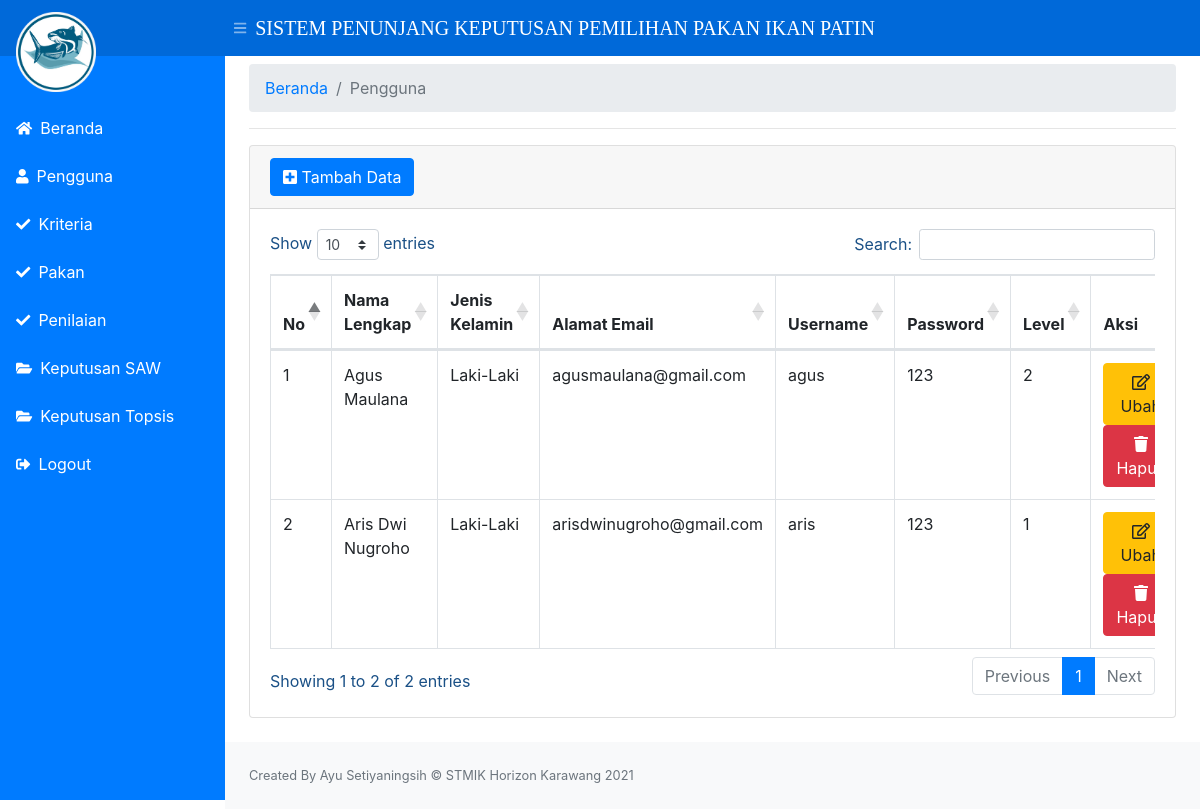
The app's page /index1.php?page=form-pengguna (signed in) with its own data.
### tables this page shows
CREATE TABLE `pengguna` (
  `iduser` int(11) NOT NULL,
  `nama_lengkap` varchar(50) NOT NULL,
  `jenis_kelamin` varchar(30) NOT NULL,
  `alamat_email` varchar(100) NOT NULL,
  `username` varchar(50) NOT NULL,
  `password` varchar(50) NOT NULL,
  `level` int(1) NOT NULL
);

### pengguna.php (the view, shortened to what this page needs)
<div class="container-fluid">
    <div class="mt-2">
        <nav aria-label="breadcrumb">
            <ol class="breadcrumb">
                <li class="breadcrumb-item"><a href="index1.php?page=dashboard">Beranda</a></li>
                <li class="breadcrumb-item active" aria-current="page">Pengguna</li>
            </ol>
        </nav>
    </div>
    <hr>
    <div class="card mb-4">
        <div class="card-header">
            <button type="button" class="btn btn-primary" data-toggle="modal" data-target="#myModal">
                <i class="fas fa-plus-square"></i> Tambah Data
            </button>
        </div>
        <div class="card-body">
            <div class="table-responsive">
                <table class="table table-bordered" id="dataTable" width="100%" cellspacing="0">
                    <thead>
                        <tr>
                            <th>No</th>
                            <th>Nama Lengkap</th>
                            <th>Jenis Kelamin</th>
                            <th>Alamat Email</th>
                            <th>Username</th>
                            <th>Password</th>
                            <th>Level</th>
                            <th>Aksi</th>
                        </tr>
                    </thead>
                    <tbody>
                        <?php
                        $ambildatapengguna = mysqli_query($conn, "select * from pengguna");
                        $i = 1;
                        while ($data = mysqli_fetch_array($ambildatapengguna)) {
                            $nama_lengkap = $data['nama_lengkap'];
                            $jenis_kelamin = $data['jenis_kelamin'];
                            $alamat_email = $data['alamat_email'];
                            $username = $data['username'];
                            $iduser = $data['iduser'];
                            $password = $data['password'];
                            $level = $data['level'];
                        ?>
                            <tr>
                                <td><?= $i++; ?></td>
                                <td><?= $nama_lengkap; ?></td>
                                <td><?= $jenis_kelamin; ?></td>
                                <td><?= $alamat_email; ?></td>
                                <td><?= $username; ?></td>
                                <td><?= $password; ?></td>
                                <td><?= $level; ?></td>
                                <td>
                                    <button type="button" class="btn btn-warning" data-toggle="modal" data-target="#ubah<?= $iduser; ?>">
                                        <i class="far fa-edit"></i> Ubah
                                    </button>
                                    <button type="button" class="btn btn-danger" data-toggle="modal" data-target="#hapus<?= $iduser; ?>">
                                        <i class="fas fa-trash"></i> Hapus
                                    </button>
                                </td>
                            </tr>
                        <?php
                        }
                        ?>
                    </tbody>
                </table>
            </div>
        </div>
    </div>
</div>

### records on screen
pengguna: nama_lengkap "Agus Maulana", jenis_kelamin "Laki-Laki", alamat_email "agusmaulana@gmail.com", username "agus", password "123", level "2"
pengguna: nama_lengkap "Aris Dwi Nugroho", jenis_kelamin "Laki-Laki", alamat_email "arisdwinugroho@gmail.com", username "aris", password "123", level "1"
